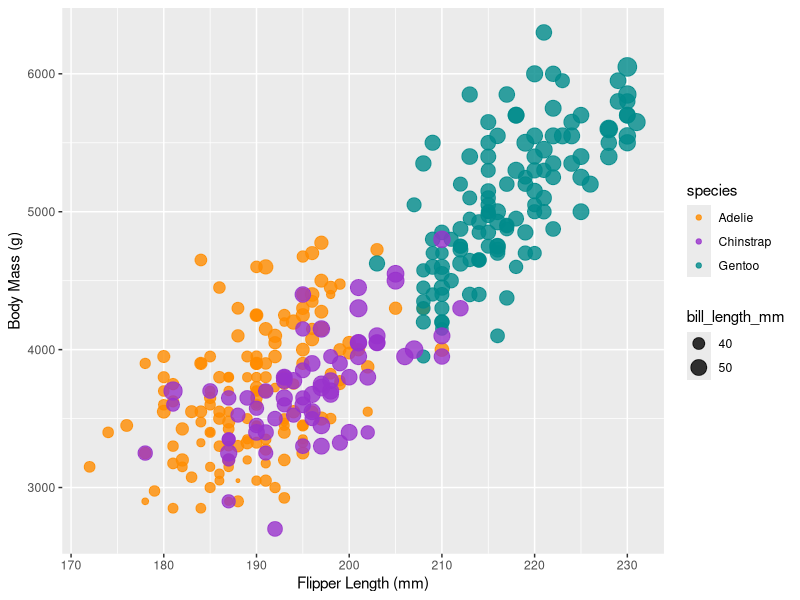

Reproduce this figure in R.
library(palmerpenguins)
library(tidyverse)

penguins %>%
  ggplot(aes(x = flipper_length_mm, y = body_mass_g)) +
  geom_point(aes(color = species, size=bill_length_mm), alpha=0.8) +
  scale_color_manual(values = c("darkorange","darkorchid","cyan4")) +
  labs(
    x="Flipper Length (mm)",
    y="Body Mass (g)"
  )